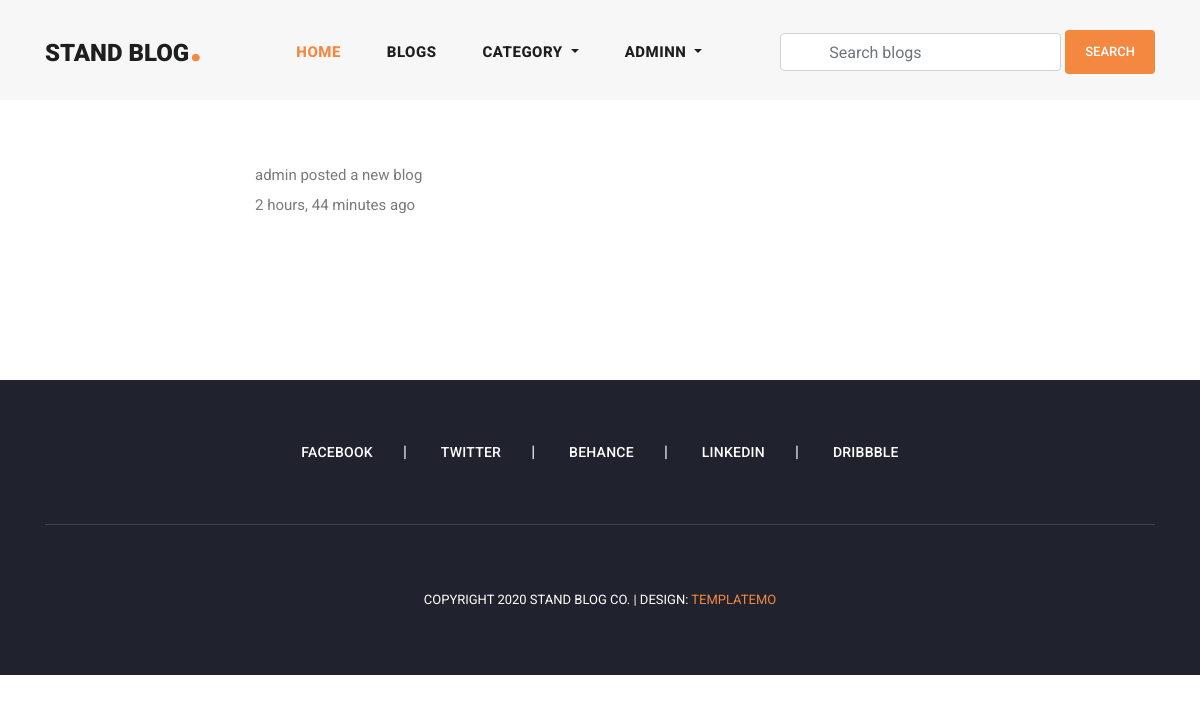
The page /user_notifications/ (signed in) on the database as committed earlier.
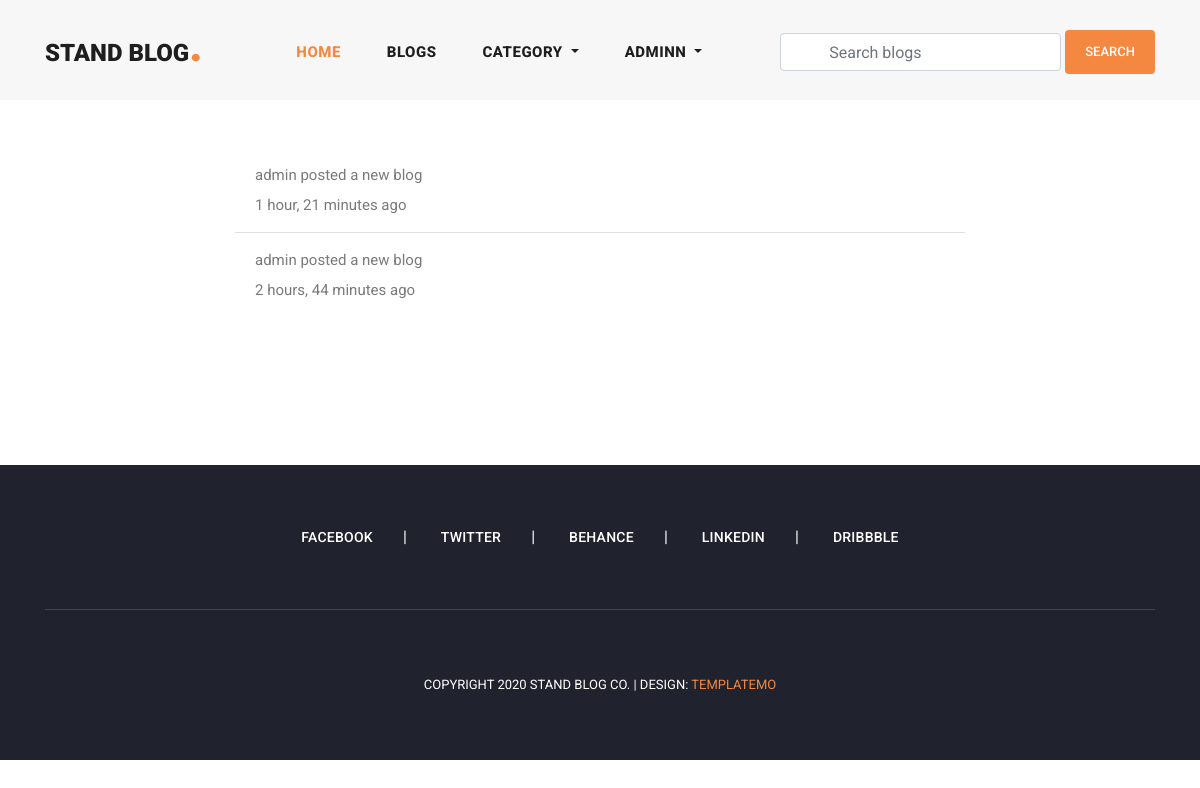
The same page on the database as committed later.
### notification/models.py (models this page shows, shortened)
class Notificaiton(models.Model):
    NOTIFICATION_TYPES = ("Blog", "Like", "Follow")
    content_type = models.ForeignKey(
        ContentType,
        on_delete=models.CASCADE
    )
    object_id = models.BigIntegerField()
    content_object = GenericForeignKey('content_type', 'object_id')
    user = models.ForeignKey(
        User,
        related_name='user_notifications',
        on_delete=models.CASCADE
    )
    text = models.CharField(max_length=150)
    is_seen = models.BooleanField(default=False)
    notification_types = models.CharField(
        max_length=20,
        choices=list(zip(NOTIFICATION_TYPES, NOTIFICATION_TYPES))
    )
    created_date = models.DateTimeField(auto_now_add=True)

### user_profile/views.py (the view)
# urls.py: path('user_notifications/', user_notifications, name='user_notifications'),
@login_required(login_url='login')
def user_notifications(request):
    notifications = Notificaiton.objects.filter(
        user=request.user,
        is_seen=False
    )
    for notification in notifications:
        notification.is_seen = True
        notification.save()
    return render(request, 'notifications.html')

### blog/context_processors.py (called while the page is built)
def get_all_categories(request):
    categories = Category.objects.all()
    context = {
        "categories": categories
    }
    return context

### user_profile/context_processors.py (called while the page is built)
def user_notifications(request):
    context = {}
    if request.user.is_authenticated:
        notifications = Notificaiton.objects.filter(
            user=request.user
        ).order_by('-created_date')
        unseen = notifications.exclude(is_seen=True)
        context['notifications'] = notifications
        context['unseen'] = unseen.count()
    return context

### templates/notifications.html (shortened to what this page needs)
{% extends 'base.html' %}
{% load static %}
{% block content %}
<section class="notifications">
    <div class="container">
        <div class="row justify-content-center py-5">
            {% if notifications %}
            <div class="col-md-8">
                <ul class="list-group list-group-flush">
                    {% for notification in notifications %}
                    {% if notification.content_object %}
                    <li class="list-group-item">
                        {% if notification.notification_types == 'Blog' or notification.notification_types == 'Like'%}
                        <a class="text-decoration-none text-dark"
                            href="{% url 'blog_details' notification.content_object.slug %}">
                            <p>{{notification.text}}</p>
                            <p>{{notification.created_date|timesince}} ago</p>
                        </a>
                        {% else %}
                        <a class="text-decoration-none text-dark"
                            href="{% url 'view_user_information' notification.content_object.followed_by.username %}">
                            <p>{{notification.text}}</p>
                            <p>{{notification.created_date|timesince}} ago</p>
                        </a>
                        {% endif %}
                    </li>
                    {% endif %}
                    {% endfor %}
                </ul>
            </div>
            {% endif %}
        </div>
    </div>
</section>
{% endblock content %}

Rows that differ between the two databases and show on the page:
added Notificaiton: text "admin posted a new blog", created_date "1 hour, 21 minutes"
